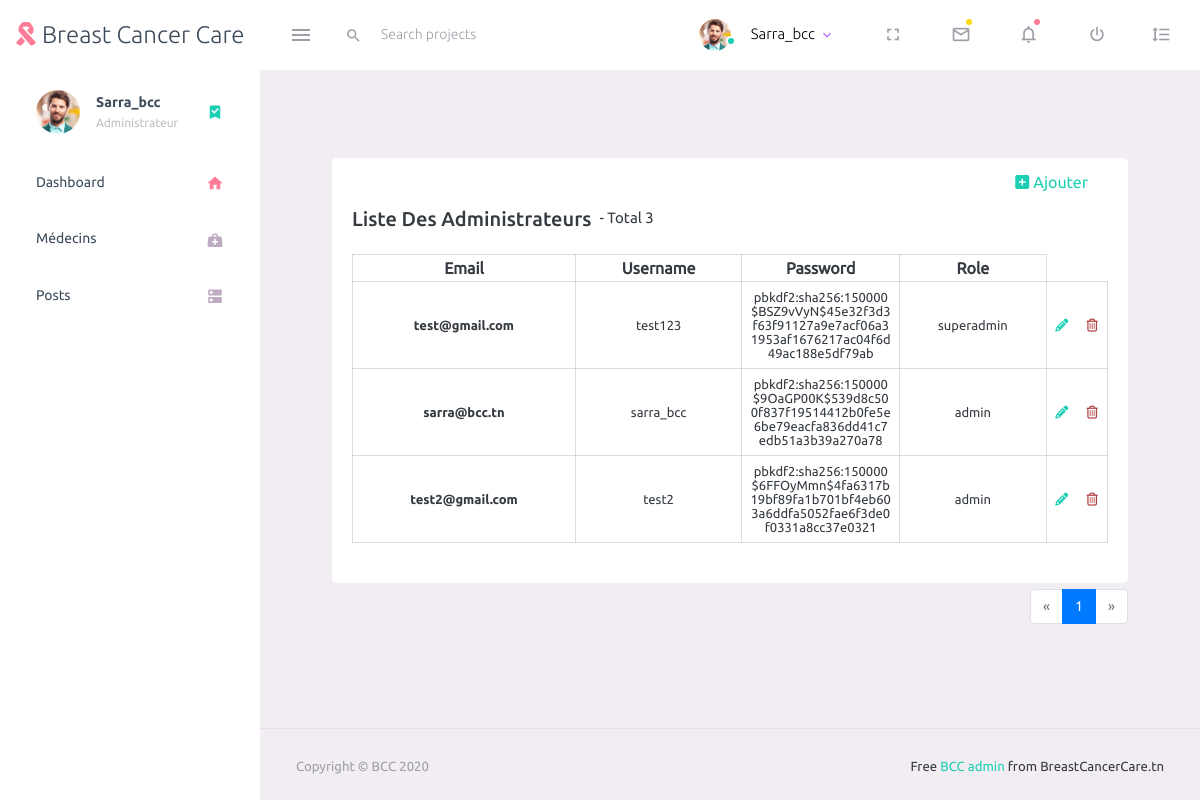
The app's page /admin/admins (signed in) with its own data.
### myproj/control.py (models this page shows, shortened)
class AdminModel(UserMixin, db.Model):
    __tablename__ = 'admins'
    __table_args__ = {'extend_existing': True}
    id = db.Column(db.Integer, primary_key=True)
    email = db.Column(db.String(80), unique=True,nullable=False)
    username = db.Column(db.String(100),unique=True,nullable=False)
    password = db.Column(db.Text)
    role=db.Column(db.String(20))

### myproj/control.py (the view)
@app.route("/admin/admins/")
@app.route("/admin/admins")
def adminsTable():
    if 'logged_in' in session:
        keys=tuple(db.session.execute("select * from admins").keys())[1:]
        page = request.args.get('page', 1, type=int)
        values = AdminModel.query.paginate(page=page, per_page=6)
        total=len(AdminModel.query.all())
        return render_template("dashboard/pages/tables/admins.html",user=session['username'],roleUser=session['role'],th=keys,values=values,total=total)
    else:
        abort(403)

### myproj/templates/dashboard/pages/tables/admins.html (shortened to what this page needs)
{% extends "dashboard/pages/tables/basic-table.html" %}
{% block nom %}Liste des administrateurs{%endblock%}
{%block ajout%}
          <span class="col-12 text-right mb-3"><a class="text-success ml-2" href="/admin/ajout_administrateur"><i class="mr-1 fas fa-plus-square"></i>Ajouter</a></span>
          {%endblock%}
{% block table%}
{% for admin in values.items %}
<tr class="">
    <td class="text-center font-weight-bold"> {{admin.email}} </td>
    <td class="text-center">{{admin.username}} </td>
    <td class="text-center .text-truncate p-2" style="width: 30px;max-width: 30px ;">
        {{admin.password}}
    </td>
    <td class="text-center "> {{admin.role}} </td>
    <td class="text-center nbTa" style="width: 15px;border-right: 0"><a class="text-success" href=""><i
                class="fa fa-pencil" aria-hidden="true"></i></a>
    </td>
    <td class="text-center nbTa" style="width: 15px;border-left: 0"><a style="color: rgba(153, 5, 5, 0.753);" href="/admin/delete_admin/{{admin.id}}"><i
                class="fa fa-trash-o" aria-hidden="true"></i></a>
    </td>
</tr>
{% endfor%}
{%endblock%}
{%block pagination %}
<div class=" mt-0 col-12 ">
    <div class="float-right ">
        <nav aria-label="Page navigation example ">
            <ul class="pagination">
                <li class="page-item
            {% if values.page == 1 %}disabled{% endif %}">
                    <a class="page-link" href="{{ url_for('adminsTable', page=values.prev_num) }}"
                        aria-label="Previous">
                        <span aria-hidden="true">&laquo;</span>
                    </a>
                </li>
                {% for page_num in values.iter_pages(left_edge=1, right_edge=1, left_current=1, right_current=4) %}
                {% if page_num %}
                <li class="page-item
            {% if values.page == page_num %}
            active
            {%endif %}
            ">
                    <a class="page-link" href="{{ url_for('adminsTable', page=page_num) }}">{{ page_num }}</a>
                </li>
                {% else %}
                <li class="page-item disabled">
                    <a class="page-link" href="{{ url_for('adminsTable', page=page_num) }}"> ...
                    </a>
                </li>
                {%endif%}
                {%endfor%}
                <li class="page-item
           {% if values.page == values.pages %}disabled{% endif %}
           ">
                    <a class="page-link" href="{{ url_for('adminsTable', page=values.next_num) }}" aria-label="Next">
                        <span aria-hidden="true">&raquo;</span>
                    </a>
                </li>
            </ul>
        </nav>
    </div>
</div>
{%endblock%}

### myproj/templates/dashboard/pages/charts/chartjs.html (shortened to what this page needs)
<!DOCTYPE html>
<html lang="en">
<head>
  {% include "dashboard/pages/head.html"%}
</head>
<body>
  <div class="container-scroller">
    <nav class="navbar default-layout-navbar col-lg-12 col-12 p-0 fixed-top d-flex flex-row">
      <div class="text-center navbar-brand-wrapper d-flex align-items-center justify-content-center">
        <a class="navbar-brand brand-logo text-dark " href="/admin/index">
          <i class="fas fa-ribbon text-danger"></i> Breast Cancer Care
        </a>
      </div>
      <div class="navbar-menu-wrapper d-flex align-items-stretch">
        <button class="navbar-toggler navbar-toggler align-self-center" type="button" data-toggle="minimize">
          <span class="mdi mdi-menu"></span>
        </button>
        <div class="search-field d-none d-md-block">
          <form class="d-flex align-items-center h-100" action="#">
            <div class="input-group">
              <div class="input-group-prepend bg-transparent">
                <i class="input-group-text border-0 mdi mdi-magnify"></i>
              </div>
              <input type="text" class="form-control bg-transparent border-0" placeholder="Search projects">
            </div>
          </form>
        </div>
        <ul class="navbar-nav navbar-nav-right">
          <li class="nav-item nav-profile dropdown">
            <a class="nav-link dropdown-toggle" id="profileDropdown" href="#" data-toggle="dropdown"
              aria-expanded="false">
              <div class="nav-profile-img">
                <img src="{{url_for('static',filename='dashboard/assets/images/faces/face1.jpg')}}" alt="image">
                <span class="availability-status online"></span>
              </div>
              <div class="nav-profile-text">
                <p class="mb-1 text-black text-capitalize">{{user}}</p>
              </div>
            </a>
          </li>
          <li class="nav-item d-none d-lg-block full-screen-link">
            <a class="nav-link">
              <i class="mdi mdi-fullscreen" id="fullscreen-button"></i>
            </a>
          </li>
          <li class="nav-item dropdown">
            <a class="nav-link count-indicator dropdown-toggle" id="messageDropdown" href="#" data-toggle="dropdown"
              aria-expanded="false">
              <i class="mdi mdi-email-outline"></i>
              <span class="count-symbol bg-warning"></span>
            </a>
          </li>
          <li class="nav-item dropdown">
            <a class="nav-link count-indicator dropdown-toggle" id="notificationDropdown" href="#"
              data-toggle="dropdown">
              <i class="mdi mdi-bell-outline"></i>
              <span class="count-symbol bg-danger"></span>
            </a>
          </li>
          <li class="nav-item nav-logout d-none d-lg-block">
            <a class="nav-link" href="/admin/logout">
              <i class="mdi mdi-power"></i>
            </a>
          </li>
          <li class="nav-item nav-settings d-none d-lg-block">
            <a class="nav-link" href="#">
              <i class="mdi mdi-format-line-spacing"></i>
            </a>
          </li>
        </ul>
      </div>
    </nav>
    <div class="container-fluid page-body-wrapper">
      <nav class="sidebar sidebar-offcanvas" id="sidebar">
        <ul class="nav">
          <li class="nav-item nav-profile">
            <a href="#" class="nav-link">
              <div class="nav-profile-image">
                <img src="{{url_for('static',filename='dashboard/assets/images/faces/face1.jpg')}}" alt="profile">
              </div>
              <div class="nav-profile-text d-flex flex-column">
                <span class="font-weight-bold mb-2 text-capitalize">{{user}}</span>
                <span class="text-secondary text-small">{{roleUser}}</span>
              </div>
              <i class="mdi mdi-bookmark-check text-success nav-profile-badge"></i>
            </a>
          </li>
          <li class="nav-item">
            <a class="nav-link text-dark " href="/admin/index">
              <span class="menu-title">Dashboard</span>
              <i class="mdi mdi-home menu-icon text-danger"></i>
            </a>
          </li>
          <li class="nav-item">
            <a class="nav-link" href="/admin/medecins">
              <span class="menu-title">Médecins</span>
              <i class="mdi mdi-medical-bag menu-icon"></i>
            </a>
          </li>
          <li class="nav-item">
            <a class="nav-link" href="/admin/posts">
              <span class="menu-title">Posts</span>
              <i class=" mdi mdi-dns menu-icon"></i>
            </a>
          </li>
        </ul>
      </nav>
      <div class="main-panel">
        <div class="content-wrapper">
          {%block content %}{% endblock %}
        </div>
        <footer class="footer">
          <div class="container-fluid clearfix">
            <span class="text-muted d-block text-center text-sm-left d-sm-inline-block">Copyright © BCC
              2020</span>
            <span class="float-none float-sm-right d-block mt-1 mt-sm-0 text-center"> Free <a
                href="https://www.bootstrapdash.com/bootstrap-admin-template/" target="_blank">BCC admin
              </a> from BreastCancerCare.tn</span>
          </div>
        </footer>
      </div>
    </div>
  </div>
</body>
</html>

### myproj/templates/dashboard/pages/head.html (style rules this page uses)
.descTable td, .descTable th { border-collapse: collapse; border: 0.5px solid rgba(175, 175, 175, 0.425); }
.nbTa { border: 0; }

### records on screen
AdminModel: username "Sarra_bcc", email "sarra@bcc.tn", username "sarra_bcc", password "pbkdf2:sha256:150000$9OaGP00K$539d8c500f837f19514412b0fe5e6be79eacfa836dd41c7edb51a3b39a270a78", role "admin"
AdminModel: email "test@gmail.com", username "test123", password "pbkdf2:sha256:150000$BSZ9vVyN$45e32f3d3f63f91127a9e7acf06a31953af1676217ac04f6d49ac188e5df79ab", role "superadmin"
AdminModel: email "test2@gmail.com", username "test2", password "pbkdf2:sha256:150000$6FFOyMmn$4fa6317b19bf89fa1b701bf4eb603a6ddfa5052fae6f3de0f0331a8cc37e0321", role "admin"

### other values on screen
{{ roleUser }} "Administrateur"
{{ total }} "3"
{{ keys }} "Email" "Username" "Password" "Role"
{{ page_num }} "1"
